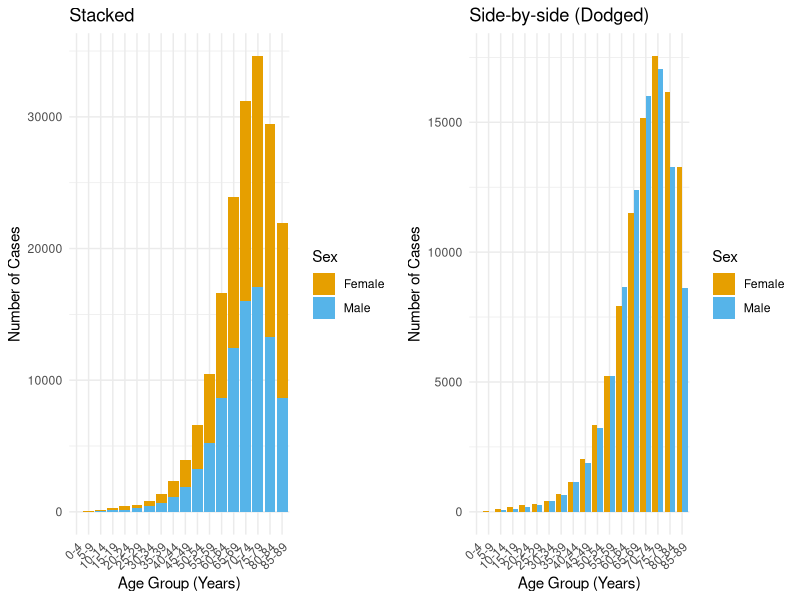
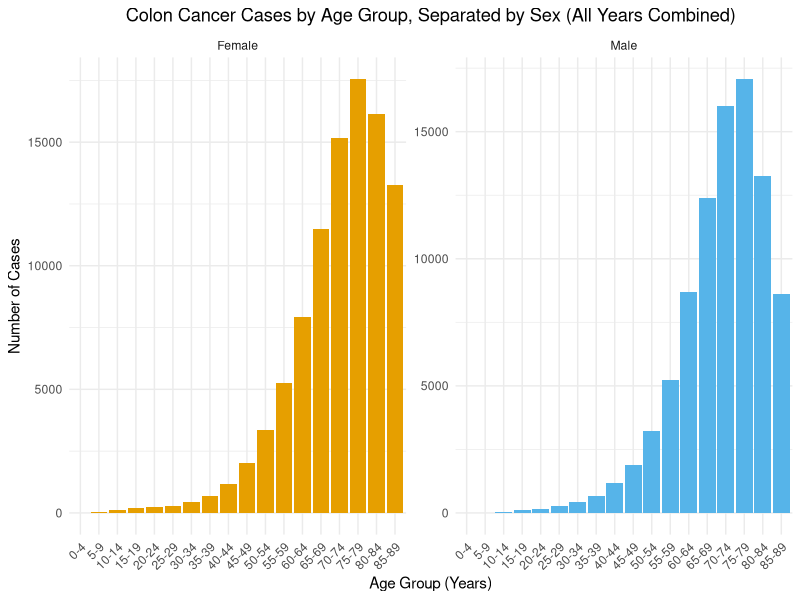
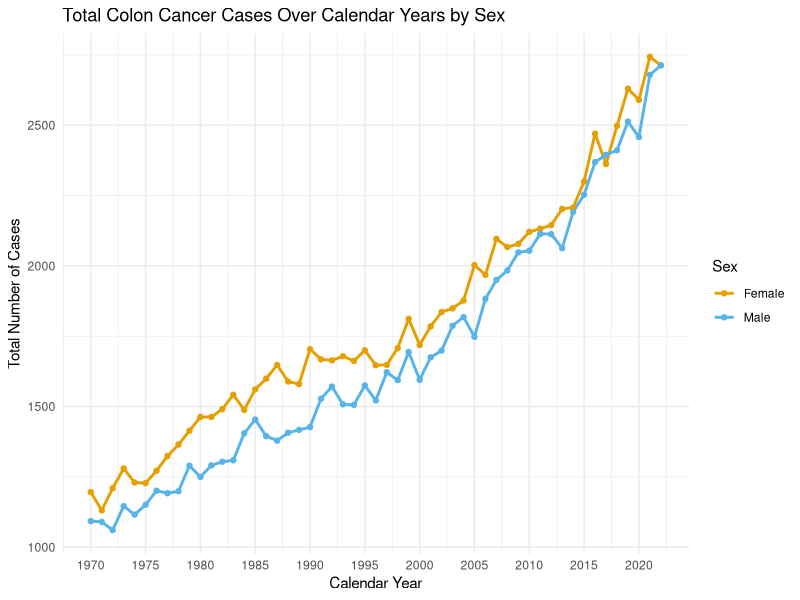
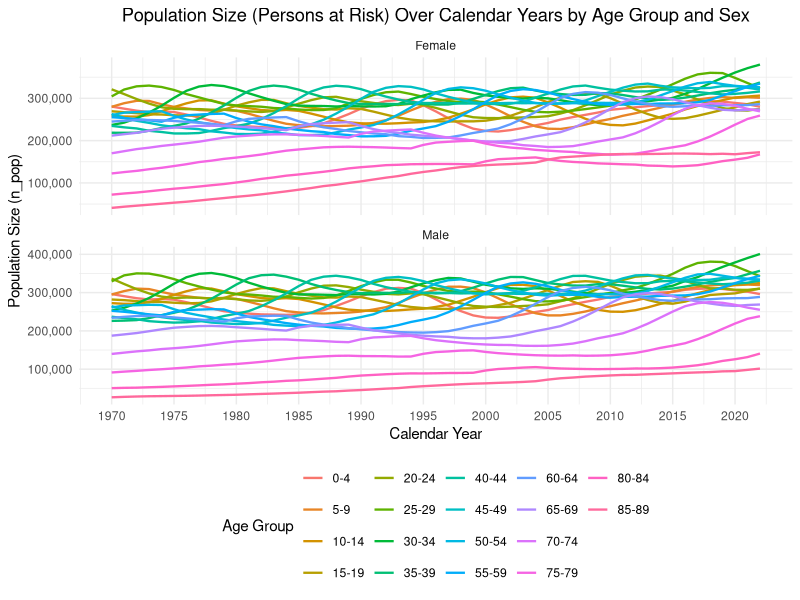
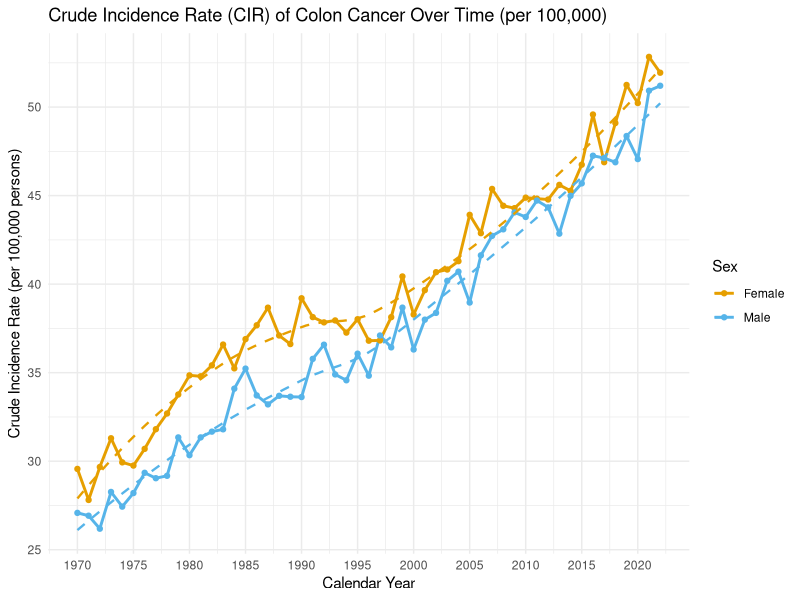

Write the R code that produced these figures, in order.
## ---- chunk 1
# Set random seed for reproducibility using birthdate YYMMDD
set.seed(022599)
setwd("/Users/nicolasackermann/Projects/5BD000")
# Load required packages, no additional packages used beyond base R
## ---- chunk 2
library(ggplot2)
library(grid)
## ---- chunk 3
cases <- read.delim("cases-1.tsv", sep = "\t", header = TRUE)
population <- read.delim("population-1.tsv", sep = "\t", header = TRUE)

# Renaming because it is called n here and n_pop in the other file
names(cases)[names(cases) == "n"] <- "n_cases"

cases$year <- as.numeric(as.character(cases$year))
population$year <- as.numeric(as.character(population$year))

cases$agegroup <- factor(cases$agegroup, levels = unique(cases$agegroup))
population$agegroup <- factor(population$agegroup, levels = unique(population$agegroup))
## ---- chunk 4
# Sum of cases per age group and sex across all years
cases_agg_total <- aggregate(n_cases ~ agegroup + sex, data = cases, FUN = sum)

# Stacked bars
p1 <- ggplot(cases_agg_total, aes(x = agegroup, y = n_cases, fill = sex)) +
  geom_bar(stat = "identity", position = "stack") +
  labs(
    title = "Stacked",
    x = "Age Group (Years)",
    y = "Number of Cases",
    fill = "Sex"
  ) +
  scale_fill_manual(values = c("Female" = "#E69F00", "Male" = "#56B4E9")) + 
  theme_minimal() +
  theme(axis.text.x = element_text(angle = 45, hjust = 1))

# Dodged bars
p1_alt <- ggplot(cases_agg_total, aes(x = agegroup, y = n_cases, fill = sex)) +
  geom_bar(stat = "identity", position = "dodge") +
  labs(
    title = "Side-by-side (Dodged)",
    x = "Age Group (Years)",
    y = "Number of Cases",
    fill = "Sex"
  ) +
  scale_fill_manual(values = c("Female" = "#E69F00", "Male" = "#56B4E9")) + 
  theme_minimal() +
  theme(axis.text.x = element_text(angle = 45, hjust = 1))

# Puting them next to each other
grid.newpage()
pushViewport(viewport(layout = grid.layout(1, 2)))

print(p1,     vp = viewport(layout.pos.row = 1, layout.pos.col = 1))
print(p1_alt, vp = viewport(layout.pos.row = 1, layout.pos.col = 2))
## ---- chunk 5
p1_faceted <- ggplot(cases_agg_total, aes(x = agegroup, y = n_cases, fill = sex)) +
  geom_bar(stat = "identity") +
  # Separating the data into panels by sex
  facet_wrap(~sex, scales = "free_y", ncol = 2) +
  labs(
    title = "Colon Cancer Cases by Age Group, Separated by Sex (All Years Combined)",
    x = "Age Group (Years)",
    y = "Number of Cases"
  ) +
  scale_fill_manual(values = c("Female" = "#E69F00", "Male" = "#56B4E9")) +
  theme_minimal() +
  theme(
    axis.text.x = element_text(angle = 45, hjust = 1),
    legend.position = "none", # Legend is not needed since panels are labelled
    plot.title = element_text(hjust = 0.5)
  )

print(p1_faceted)
## ---- chunk 6
# Sum of cases per year and sex
cases_yearly <- aggregate(n_cases ~ year + sex, data = cases, FUN = sum)

# Only showing every 5th year for cleaner x-axis labels (overlaps otherwise)
year_breaks <- seq(min(cases_yearly$year), max(cases_yearly$year), by = 5)

p2 <- ggplot(cases_yearly, aes(x = year, y = n_cases, color = sex)) +
  geom_line(linewidth = 1) +
  geom_point() +
  labs(
    title = "Total Colon Cancer Cases Over Calendar Years by Sex",
    x = "Calendar Year",
    y = "Total Number of Cases",
    color = "Sex"
  ) +
  scale_color_manual(values = c("Female" = "#E69F00", "Male" = "#56B4E9")) +
  scale_x_continuous(
    breaks = year_breaks,
    labels = as.character(year_breaks)
  ) +
  theme_minimal()

print(p2)
## ---- chunk 7
year_breaks_pop <- seq(min(population$year), max(population$year), by = 5)

# Line plot faceted by sex
p3 <- ggplot(population, aes(x = year, y = n_pop, color = agegroup, group = agegroup)) +
  geom_line(linewidth = 0.8) +
  facet_wrap(~sex, scales = "free_y", ncol = 1) + # Separate panels for Male and Female
  labs(
    title = "Population Size (Persons at Risk) Over Calendar Years by Age Group and Sex",
    x = "Calendar Year",
    y = "Population Size (n_pop)",
    color = "Age Group"
  ) +
  scale_x_continuous(
    breaks = year_breaks_pop,             # Using breaks every 5 years
    labels = as.character(year_breaks_pop)
  ) +
  scale_y_continuous(labels = scales::comma) + # Format y-axis labels
  # --------------------------
  theme_minimal() +
  theme(
    legend.position = "bottom", # Moving legend for better layout
    plot.title = element_text(hjust = 0.5) # Centering the title
  )

print(p3)
## ---- chunk 8
# --- Question 4a: Merging Data Frames ---
merged_data <- merge(cases, population, by = c("agegroup", "year", "sex"), all = TRUE)

# --- Question 4b: Checking for consistent age groups and years ---
check_merge <- merged_data[is.na(merged_data$n_cases) | is.na(merged_data$n_pop), ]

cat("\n--- Data Alignment Check ---\n")
if (nrow(check_merge) == 0) {
  cat("The 'cases' and 'population' files include the same combinations of age groups, years, and sex.\n")
} else {
  cat("The 'cases' and 'population' files do NOT include the same combinations. Missing values found:\n")
  cat("Number of combinations with missing data:", nrow(check_merge), "\n")
  print(check_merge)
}
cat("---\n\n")

# --- Question 4c: Creating Data Frame with Totals ---
# Removing rows with NA before accurate summation (if alignment check failed)
complete_merged_data <- merged_data[!is.na(merged_data$n_cases) & !is.na(merged_data$n_pop), ]

# Aggregating total cases and total population per year and sex
totals_yearly <- aggregate(
  cbind(total_cases = n_cases, total_population = n_pop) ~ year + sex,
  data = complete_merged_data,
  FUN = sum
)

# Printing the resulting data frame
cat("--- Data Frame with Yearly Totals ---\n")
print(totals_yearly)
cat("---\n")
## ---- chunk 9
# --- Version 1. Age-Specific Incidence Rate (ASIR) ---
merged_data$incidence_rate_asir <- merged_data$n_cases / merged_data$n_pop

# --- Version 2. Crude Incidence Rate (CIR) ---
totals_yearly$incidence_rate_cir <- totals_yearly$total_cases / totals_yearly$total_population

# Inspecting the new data frames (optional)
cat("--- Sample of Data with Age-Specific Incidence Rate ---\n")
print(head(merged_data[, c("agegroup", "year", "sex", "n_cases", "n_pop", "incidence_rate_asir")]))
cat("\n--- Data with Crude Incidence Rate ---\n")
print(totals_yearly)
## ---- chunk 10
# Showing every 5th year for cleaner x-axis labels
year_breaks_cir <- seq(min(totals_yearly$year), max(totals_yearly$year), by = 5)

# Convert rate to 'per 100,000' for better readbility
totals_yearly$cir_per_100k <- totals_yearly$incidence_rate_cir * 100000

p6 <- ggplot(totals_yearly, aes(x = year, y = cir_per_100k, color = sex)) +
  geom_line(linewidth = 1) +
  geom_point() +
  # Apply a smoother (e.g., LOESS or linear model 'lm')
  geom_smooth(method = "loess", se = FALSE, linetype = "dashed", linewidth = 0.8) +
  labs(
    title = "Crude Incidence Rate (CIR) of Colon Cancer Over Time (per 100,000)",
    x = "Calendar Year",
    y = "Crude Incidence Rate (per 100,000 persons)",
    color = "Sex"
  ) +
  scale_color_manual(values = c("Female" = "#E69F00", "Male" = "#56B4E9")) +
  scale_x_continuous(breaks = year_breaks_cir) +
  theme_minimal()

print(p6)
